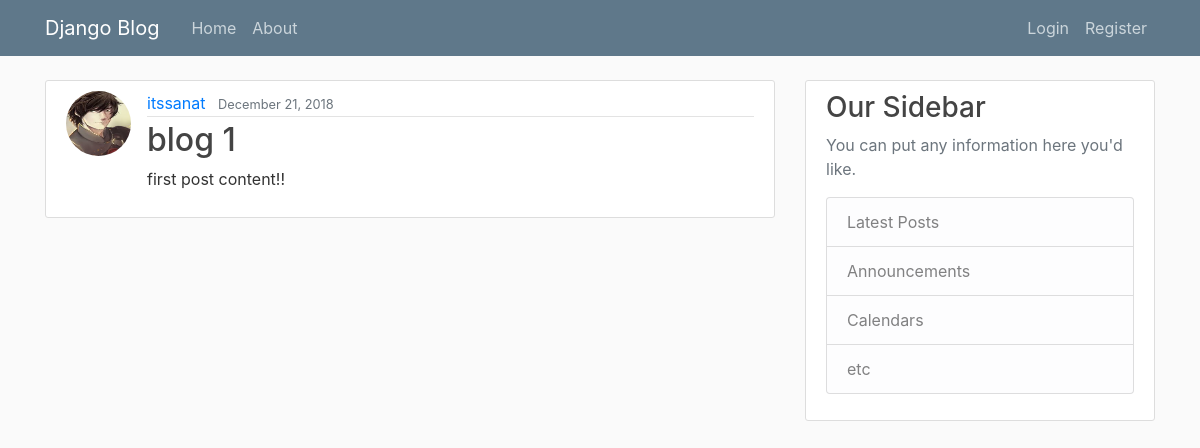
Before: /post/1/ with the older database file.
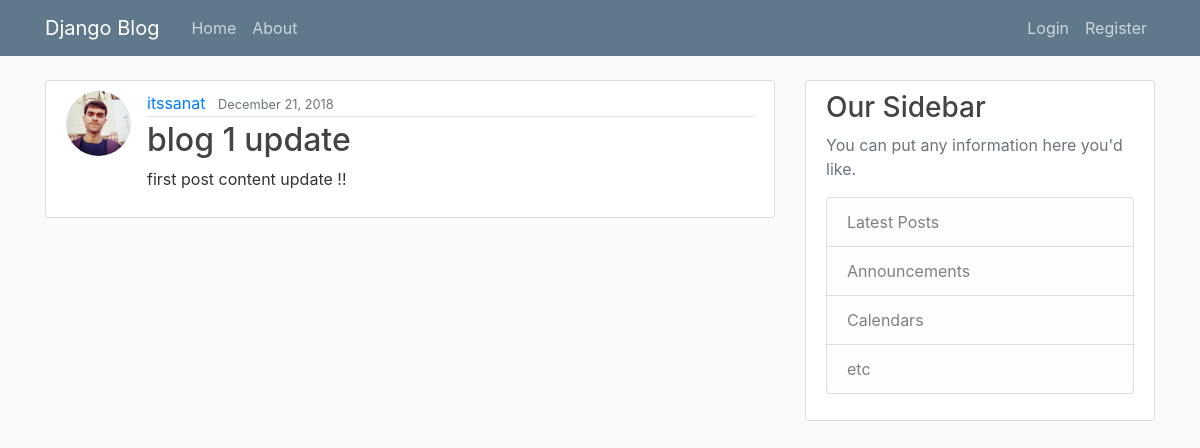
After: the same page with the newer database file.
### blog/models.py (models this page shows, shortened)
class Post(models.Model):
    title = models.CharField(max_length=100)
    content = models.TextField()
    date_posted = models.DateTimeField(default=timezone.now)
    author = models.ForeignKey(User, on_delete=models.CASCADE)

### users/models.py (models this page shows, shortened)
class profile(models.Model):
    user = models.OneToOneField(User,on_delete=models.CASCADE)
    image = models.ImageField(default="default.jpg" , upload_to='profile_pics')

### blog/views.py (the view)
# urls.py: path('post/<int:pk>/', PostDetailView.as_view(), name='post-detail'),
class PostDetailView(DetailView):
    model = Post

### blog/templates/blog/post_detail.html (shortened to what this page needs)
{% extends 'blog/base.html' %}
{% block content %}
        <article class="media content-section">
            <img class="rounded-circle article-img" src="{{ object.author.profile.image.url }}">
            <div class="media-body">
                <div class="article-metadata">
                    <a class="mr-2" href="{% url 'user-posts' object.author.username %}">{{ object.author }}</a>
                    <small class="text-muted">{{ object.date_posted|date:"F d, Y" }}</small>
                </div>
                <h2  class="article-title">{{ object.title }}</h2>
                <p class="article-content">{{ object.content }}</p>
            </div>
        </article>
{% endblock content %}

Changed rows visible on the page:
changed Post "itssanat": author.profile.image: a different picture; title "blog 1" → "blog 1 update"; content "first post content!!" → "first post content update !!"
